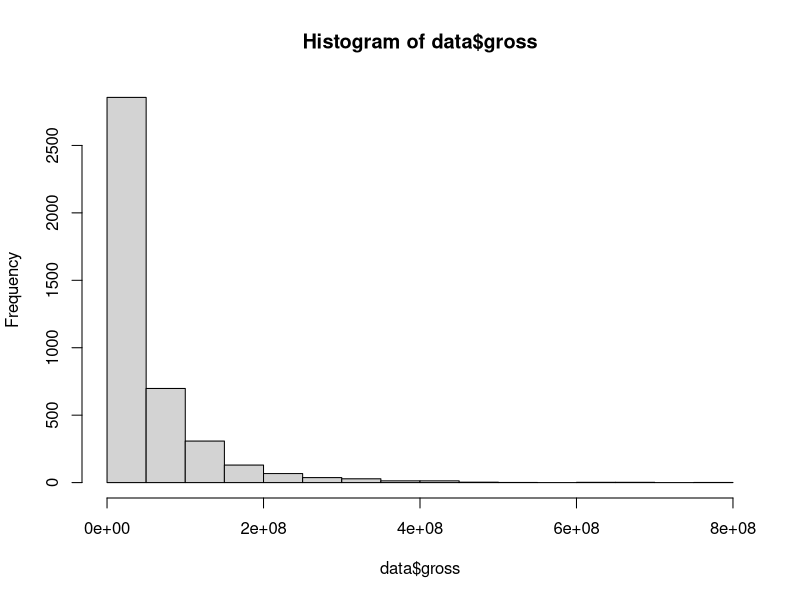

R code for this plot: (Note: this script raises an error after producing the figure.)
row_data <- read.csv("movie_metadata.csv",
                     col.names = c("type","director_name","critics","duration","director_factbook_likes","actor3_facebook_likes","actor2_name","actor1_facebook_likes","gross","category","actor1_name","title","votes_count","casts_facebook_likes","actor3_name","facenumber","keyworkds","link","review_count","language","country","content_rating","budget","year","actor2_facebook_likes","score","aspect_ratio","movie_facebook_likes")
)
data <- row_data[,c(12,4,23,19,20,21,22,9,26,1,10,17,16,2,5,3,13,18,25,15,6,7,24,11,8,14,27)]
str(data)
summary(data)
hist(data$gross)
#explore raw data in year country gross
movie_year_gross_country <- data[,c("year","gross","country")]
#to fix the duplicate error
movie_year_gross_country <- spread(movie_year_gross_country,year,gross)
#change the type of col
data$title <- as.character(data$title)
data$budget <- as.integer(data$budget)
data$title <- str_replace(data$title,"��","")
movie_data$language[movie_data$language == ""] <- NA
movie_data$duration[movie_data$duration == ""] <- NA
movie_data$year[movie_data$year == ""] <- NA
movie_data$content_rating[movie_data$content_rating == ""] <- NA
movie_data$bedget[movie_data$budget == ""] <- NA
movie_data$gross[movie_data$gross == ""] <- NA
movie_data$aspect_ratio[movie_data$aspect_ratio == ""] <- NA
movie_data$type[movie_data$type == ""] <- NA
movie_data$category[movie_data$category == ""] <- NA
movie_data$keyworkds[movie_data$keyworkds == ""] <- NA
movie_data$facenumber[movie_data$facenumber == ""] <- NA
movie_data$director_name[movie_data$director_name == ""] <- NA
movie_data$director_factbook_likes[movie_data$director_factbook_likes == ""] <- NA
movie_data$critics[movie_data$critics == ""] <- NA
movie_data$votes_count[movie_data$votes_count == ""] <- NA
movie_data$review_count[movie_data$review_count == ""] <- NA
movie_data$score[movie_data$score == ""] <- NA
movie_data$actor3_name[movie_data$actor3_name == ""] <- NA
movie_data$actor3_facebook_likes[movie_data$actor3_facebook_likes == ""] <- NA
movie_data$actor2_name[movie_data$actor2_name == ""] <- NA
movie_data$actor2_facebook_likes[movie_data$actor2_facebook_likes == ""] <- NA
movie_data$actor1_name[movie_data$actor1_name == ""] <- NA
movie_data$actor1_facebook_likes[movie_data$actor1_facebook_likes == ""] <- NA
movie_data$casts_facebook_likes[movie_data$casts_facebook_likes == ""] <- NA
movie_data$movie_facebook_likes[movie_data$movie_facebook_likes == ""] <- NA
#str_detect
#table(data$country)